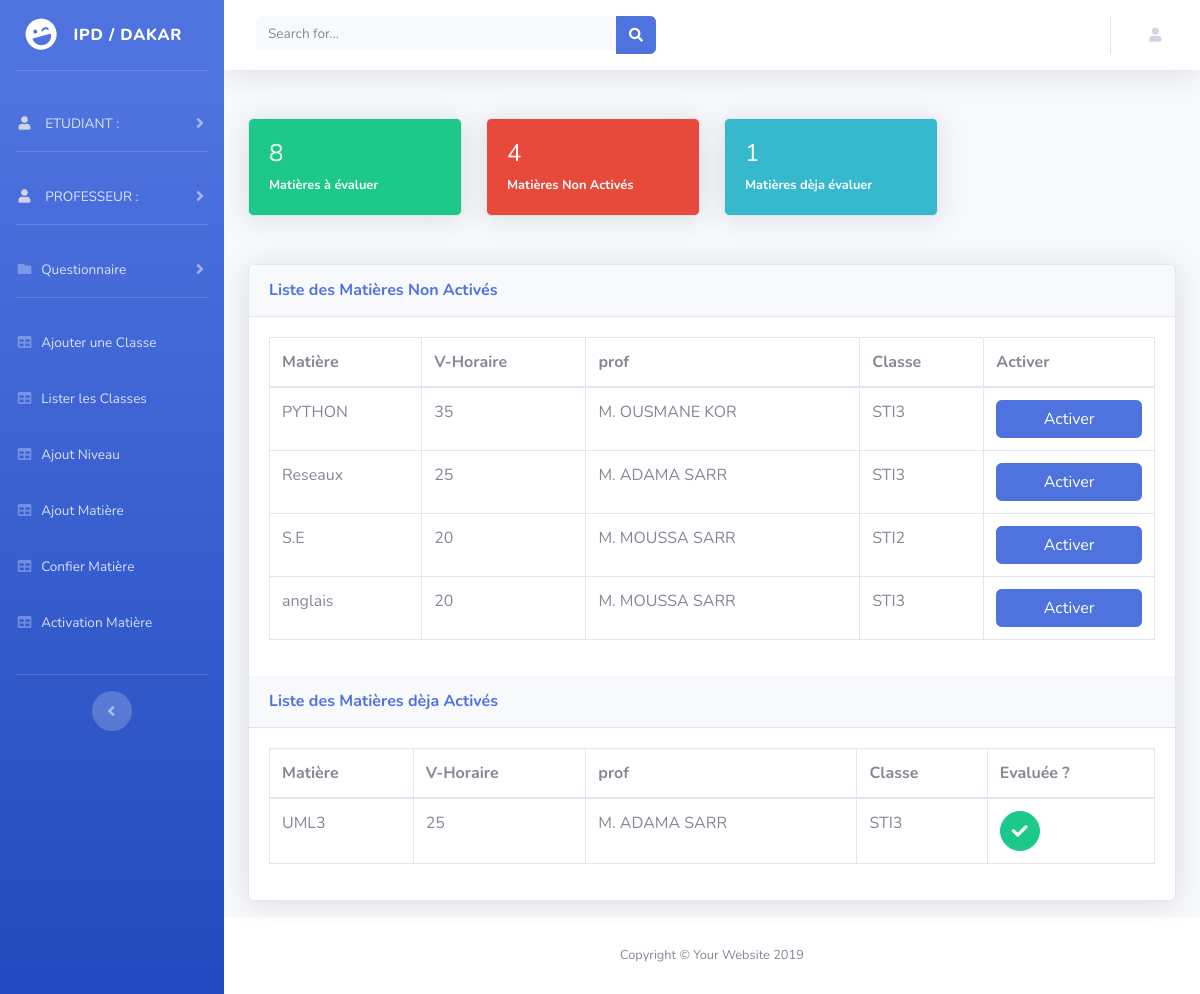
Page /pages/activation.php on the committed database.
### tables this page shows
CREATE TABLE `cours` (
  `idcours` int(15) NOT NULL,
  `libellec` varchar(100) NOT NULL,
  `volumeHor` int(10) NOT NULL,
  `idcl` int(10) NOT NULL,
  `iduser` int(11) DEFAULT NULL,
  `active` int(11) NOT NULL,
  `evaluer` int(11) NOT NULL
);

CREATE TABLE `utilisateur` (
  `iduser` int(11) NOT NULL,
  `nom` varchar(35) NOT NULL,
  `prenom` varchar(50) NOT NULL,
  `date` date NOT NULL,
  `login` varchar(35) NOT NULL,
  `pwd` varchar(255) NOT NULL,
  `profil` varchar(30) NOT NULL
);

CREATE TABLE `classe` (
  `idcl` int(11) NOT NULL,
  `codecl` varchar(35) NOT NULL,
  `libellecl` varchar(100) NOT NULL,
  `idniv` int(11) NOT NULL
);

### pages/fonction_pdo.php (called while the page is built, shortened)
<?php
function connect()
{
	$c=new PDO("mysql:host=127.0.0.1;dbname=sti3;charset=utf8","khalilou","diop");
 	return $c;
}
function finduserByMatricule($id)
{
 $base=connect();
  $sql=$base->query("SELECT * FROM utilisateur WHERE iduser='$id' ");
	if($sql)
  	{
	    return $sql->fetch();
 	}
}
function findClassById($id)
{
	$base=connect();
	$sql=$base->query("SELECT * FROM classe WHERE idcl='$id' ");
	if($sql)
  	{
		$c=$sql->fetch();
		return $c['codecl'];
	}
}
function CoursDejaEvaluer()
{
	$base=connect();
	$sql=$base->query("SELECT * FROM cours WHERE iduser IS NOT NULL AND active=1 AND evaluer=1 ");
	if($sql)
  	{
		return $sql;
	}
}
function CoursPasActive()
{
	$base=connect();
	$sql=$base->query("SELECT * FROM cours WHERE iduser IS NOT NULL AND active=0 AND evaluer=0 ");
	if($sql)
  	{
		return $sql;
	}
}

### pages/activation.php (the view, shortened to what this page needs)
<?php
    require_once"fonction_pdo.php";
  $conn= connect();
  extract($_POST);
?>
<!DOCTYPE html>
<html lang="en">
<head>
  <link href="../vendor/fontawesome-free/css/all.min.css" rel="stylesheet" type="text/css">
  <link href="../css/sb-admin-2.min.css" rel="stylesheet">
</head>
<body id="page-top">
  <div id="wrapper">
    <ul class="navbar-nav bg-gradient-primary sidebar sidebar-dark accordion" id="accordionSidebar">
      <a class="sidebar-brand d-flex align-items-center justify-content-center" href="indexN.php">
        <div class="sidebar-brand-icon rotate-n-15">
          <i class="fas fa-laugh-wink"></i>
        </div>
        <div class="sidebar-brand-text mx-3">IPD / DAKAR</div>
      </a>
      <hr class="sidebar-divider my-0">
      <br>
    <li class="nav-item">
        <a class="nav-link collapsed" href="#" data-toggle="collapse" data-target="#collapseTwo" aria-expanded="true" aria-controls="collapseTwo">
    <i class="fas fa-user fa-sm fa-fw mr-2 text-gray-400"></i>
          <span>ETUDIANT :</span>
        </a>
      </li>
      <hr class="sidebar-divider">
      <li class="nav-item">
        <a class="nav-link collapsed" href="#" data-toggle="collapse" data-target="#collapseUtilities" aria-expanded="true" aria-controls="collapseUtilities">
    <i class="fas fa-user fa-sm fa-fw mr-2 text-gray-400"></i>
          <span>PROFESSEUR :</span>
        </a>
      </li>
    <hr class="sidebar-divider">
    <li class="nav-item">
    <a class="nav-link collapsed" href="#" data-toggle="collapse" data-target="#collapsePages" aria-expanded="true" aria-controls="collapsePages">
      <i class="fas fa-fw fa-folder"></i>
      <span>Questionnaire </span>
    </a>
    </li>
    <hr class="sidebar-divider">
      <li class="nav-item">
        <a class="nav-link" href="ajout_classe.php">
          <i class="fas fa-fw fa-table"></i>
          <span>Ajouter une Classe</span></a>
      </li>
      <li class="nav-item">
        <a class="nav-link" href="liste_classe.php">
          <i class="fas fa-fw fa-table"></i>
          <span>Lister les Classes</span></a>
      </li>
      <li class="nav-item">
        <a class="nav-link" href="ajout_niveau.php">
          <i class="fas fa-fw fa-table"></i>
          <span>Ajout Niveau</span></a>
      </li>
      <li class="nav-item">
        <a class="nav-link" href="ajoutmatiere.php">
          <i class="fas fa-fw fa-table"></i>
          <span>Ajout Matière</span></a>
      </li>
    <li class="nav-item">
        <a class="nav-link" href="matiere_prof.php">
          <i class="fas fa-fw fa-table"></i>
          <span>Confier Matière</span></a>
      </li>
      <li class="nav-item">
        <a class="nav-link" href="activation.php">
          <i class="fas fa-fw fa-table"></i>
          <span>Activation Matière</span></a>
      </li>
    <br/>
      <hr class="sidebar-divider d-none d-md-block">
      <div class="text-center d-none d-md-inline">
        <button class="rounded-circle border-0" id="sidebarToggle"></button>
      </div>
    </ul>
    <div id="content-wrapper" class="d-flex flex-column">
      <div id="content">
        <nav class="navbar navbar-expand navbar-light bg-white topbar mb-4 static-top shadow">
          <form class="d-none d-sm-inline-block form-inline mr-auto ml-md-3 my-2 my-md-0 mw-100 navbar-search">
            <div class="input-group">
              <input type="text" class="form-control bg-light border-0 small" placeholder="Search for..." aria-label="Search" aria-describedby="basic-addon2">
              <div class="input-group-append">
                <button class="btn btn-primary" type="button">
                  <i class="fas fa-search fa-sm"></i>
                </button>
              </div>
            </div>
          </form>
          <ul class="navbar-nav ml-auto">
            <li class="nav-item dropdown no-arrow">
              <a class="nav-link dropdown-toggle" href="#" id="userDropdown" role="button" data-toggle="dropdown" aria-haspopup="true" aria-expanded="false">
                <i class="fas fa-user fa-sm fa-fw mr-2 text-gray-400"></i>
              </a>
            </li>
          </ul>
        </nav>
<form method="POST" action="">
        <div class="container-fluid">
            <div class="row">
                <?php
                  $sql=$conn->query("SELECT * FROM cours WHERE iduser IS NOT NULL AND active=1 AND evaluer=0");
                  if($sql)
                    {
                      $nb = $sql->rowCount();
                    }
                ?>
                <div class="col-lg-3 mb-5">
                  <div class="card bg-success text-white shadow">
                    <div class="card-body">
                      <h4> <?=$nb?></h4>
                      <div class="text-white-60 small"><b> Matières à évaluer</b></div>
                    </div>
                  </div>
                </div>
                <?php
                  $sql3=$conn->query("SELECT * FROM cours WHERE iduser IS NOT NULL AND active=0 AND evaluer=0 ");
                  if($sql3)
                    {
                      $nb3 = $sql3->rowCount();
                    }
                ?>
                <div class="col-lg-3 mb-5">
                  <div class="card bg-danger text-white shadow">
                    <div class="card-body">
                      <h4> <?=$nb3?></h4>
                      <div class="text-white-60 small"> <b> Matières Non Activés</b></div>
                    </div>
                  </div>
                </div>
                <?php
                  $sql4=$conn->query("SELECT * FROM cours WHERE iduser IS NOT NULL AND active=1 AND evaluer=1");
                  if($sql4)
                    {
                      $nb4 = $sql4->rowCount();
                    }
                ?>
                <div class="col-lg-3 mb-5">
                  <div class="card bg-info text-white shadow">
                    <div class="card-body">
                     <h4> <?=$nb4?></h4>
                      <div class="text-white-60 small"><b> Matières dèja évaluer</b></div>
                    </div>
                  </div>
                </div>
            </div>
            <?php
                  $matAct=CoursPasActive();
                  $evaluer=CoursDejaEvaluer();
            ?>
               <div class="card shadow mb-3">
            <div class="card-header py-3">
              <h6 class="m-0 font-weight-bold text-primary">Liste des Matières Non Activés </h6>
            </div>
            <div class="card-body">
              <div class="table-responsive">
                <table class="table table-bordered" id="dataTable" width="100%" cellspacing="0">
                  <thead>
                    <tr>
                      <th>Matière</th>
                      <th>V-Horaire</th>
                      <th>prof</th>
                      <th>Classe</th>
                      <th>Activer</th>
                    </tr>
                  </thead>
                  <tbody>
                  <?php
                      if($matAct)
                        {
                            while($lg=$matAct->fetch())
                            {
                              $classe=findClassById($lg['idcl']);
                              $prof=finduserByMatricule($lg['iduser']);
                        ?>
                    <tr>
                      <td><?=$lg['libellec']?></td>
                      <td><?=$lg['volumeHor']?></td>
                      <td><?="M. ".$prof['prenom']." ".$prof['nom']?></td>
                      <td><?=$classe?></td>
                      <td><a href="activation.php?maj=<?=$lg['idcours']?>" class="btn btn-primary btn-user btn-block">Activer </a></td>
                    </tr>
                    <?php
                          }
                        }
                    ?>
                  </tbody>
                </table>
              </div>
            </div>
            <div class="card-header py-3">
              <h6 class="m-0 font-weight-bold text-primary">Liste des Matières dèja Activés </h6>
            </div>
            <div class="card-body">
              <div class="table-responsive">
                <table class="table table-bordered" id="dataTable" width="100%" cellspacing="0">
                  <thead>
                    <tr>
                      <th>Matière</th>
                      <th>V-Horaire</th>
                      <th>prof</th>
                      <th>Classe</th>
                      <th>Evaluée ?</th>
                    </tr>
                  </thead>
                  <tbody>
                    <?php
                    if($evaluer)
                        {
                            while($lg1=$evaluer->fetch())
                            {
                            $classe1=findClassById($lg1['idcl']);
                            $prof1=finduserByMatricule($lg1['iduser']);
                        ?>
                    <tr>
                      <td><?=$lg1['libellec']?></td>
                      <td><?=$lg1['volumeHor']?></td>
                      <td><?="M. ".$prof1['prenom']." ".$prof1['nom']?></td>
                      <td><?=$classe1?></td>
                      <td><a href="#" class="btn btn-success btn-circle">
                          <i class="fas fa-check"></i></a>
                      </td>
                    </tr>
                    <?php
                        }
                      }
                    ?>
                  </tbody>
                </table>
              </div>
            </div>
          </div>
        </div>
      </div>
      <footer class="sticky-footer bg-white">
        <div class="container my-auto">
          <div class="copyright text-center my-auto">
            <span>Copyright &copy; Your Website 2019</span>
          </div>
        </div>
      </footer>
    </div>
  </div>
</body>
</html>

### rows in the picture
cours: libellec "PYTHON", volumeHor "35", iduser.prenom "OUSMANE", iduser.nom "KOR", idcl.codecl "STI3"
cours: libellec "Reseaux", volumeHor "25", iduser.prenom "ADAMA", iduser.nom "SARR", idcl.codecl "STI3"
cours: libellec "S.E", volumeHor "20", iduser.prenom "MOUSSA", iduser.nom "SARR", idcl.codecl "STI2"
cours: libellec "anglais", volumeHor "20", iduser.prenom "MOUSSA", iduser.nom "SARR", idcl.codecl "STI3"
cours: libellec "UML3", volumeHor "25", iduser.prenom "ADAMA", iduser.nom "SARR", idcl.codecl "STI3"

### other values in the picture
$nb "8"
$nb3 "4"
$nb4 "1"
